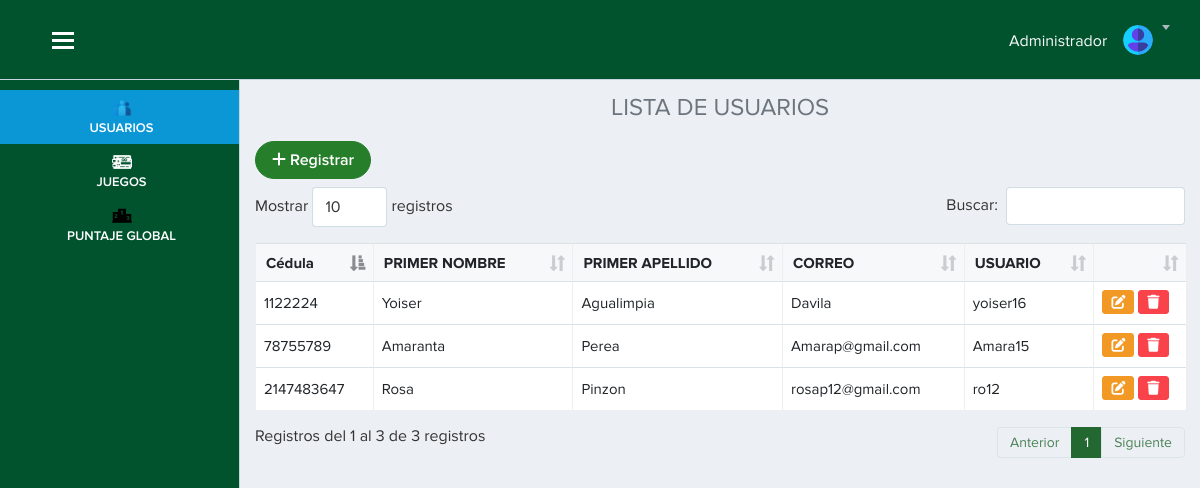
/vista/usuario.php (signed in), run on the app's committed database.
### tables this page shows
CREATE TABLE IF NOT EXISTS `usuario` (
  `cedula` int(11) NOT NULL,
  `nombre1` varchar(100) DEFAULT NULL,
  `apellido1` varchar(100) DEFAULT NULL,
  `correo` varchar(100) DEFAULT NULL,
  `usuario` varchar(100) NOT NULL,
  `password` varchar(255) NOT NULL,
  `estado` tinyint(1) DEFAULT NULL,
  KEY `FK_usuario_cliente` (`cedula`)
);

### vista/usuario.php (the view, shortened to what this page needs)
<?php require('./layout/topbar.php'); ?>
<?php require('./layout/sidebar.php'); ?>
<div class="page-content">
   <h4 class="text-center text-secondary">LISTA DE USUARIOS</h4>
    <?php
    include "../controlador/controlador_eliminar_usuario.php";
    $sql = $conexion->query("SELECT * FROM usuario");
    ?>
    <a href="registro_usuario.php" class="btn btn-primary btn-rounded mb-2"><i class="fa-solid fa-plus"></i>&nbsp;Registrar</a>
    <table class="table table-bordered table-hover col-12" id="example">
      <thead>
          <tr>
            <th scope="col">Cédula</th>
            <th scope="col">PRIMER NOMBRE</th>
            <th scope="col">PRIMER APELLIDO</th>
            <th scope="col">CORREO</th>
            <th scope="col">USUARIO</th>
            <th></th>
          </tr>
      </thead>
      <tbody>
        <?php while($datos = $sql->fetch_object()) {
            $clase = $datos->estado == 0 ? 'inactivo' : '';
        ?>
           <tr class="<?= $clase ?>">
              <td><?= $datos->cedula ?></td>
              <td><?= $datos->nombre1 ?></td>
              <td><?= $datos->apellido1 ?></td>
              <td><?= $datos->correo ?></td>
              <td><?= $datos->usuario ?></td>
              <td>
                <a href="" data-toggle="modal" data-target="#exampleModal<?= $datos->cedula ?>" class="btn btn-warning btn-sm"><i class="fa-solid fa-pen-to-square"></i></a>
                <a href="usuario.php?cedula=<?=$datos->cedula ?>" onclick="advertencia(event)" class="btn btn-danger btn-sm"><i class="fa-solid fa-trash"></i></a>
              </td>
           </tr>
        <?php } ?>
      </tbody>
    </table>
</div>
<?php require('./layout/footer.php'); ?>

### vista/layout/topbar.php (shortened to what this page needs)
<!doctype html>
<html lang="es">
<head>
    <head lang="es">
        <link href="../public/app/publico/css/lib/font-awesome/font-awesome.min.css" rel="stylesheet">
        <link href="../public/bootstrap5/css/bootstrap.min.css" rel="stylesheet">
        <link rel="stylesheet" href="../public/app/publico/css/lib/lobipanel/lobipanel.min.css">
        <link rel="stylesheet" href="../public/app/publico/css/separate/vendor/lobipanel.min.css">
        <link rel="stylesheet" href="../public/app/publico/css/lib/jqueryui/jquery-ui.min.css">
        <link rel="stylesheet" href="../public/app/publico/css/separate/pages/widgets.min.css">
        <link rel="stylesheet" href="../public/fontawesome/css/all.min.css">
        <link rel="stylesheet" href="../public/fontawesome/css/fontawesome.min.css">
        <link rel="stylesheet" href="../public/app/publico/css/lib/datatables-net/datatables.min.css">
        <link rel="stylesheet" href="../public/app/publico/css/separate/vendor/datatables-net.min.css">
        <link href="../public/app/publico/css/lib/bootstrap/bootstrap.min.css" rel="stylesheet">
        <link href="../public/app/publico/css/main.css" rel="stylesheet">
        <link href="../public/app/publico/css/mis_estilos/estilos.css" rel="stylesheet">
        <link rel="stylesheet" type="text/css" href="../public/app/publico/css/lib/jquery-flex-label/jquery.flex.label.css">
        <link href="../public/principal/css/estilos.css" rel="stylesheet">
        <link href="../public/pnotify/css/pnotify.css" rel="stylesheet" />
        <link href="../public/pnotify/css/pnotify.buttons.css" rel="stylesheet" />
        <link href="../public/pnotify/css/custom.min.css" rel="stylesheet" />
    </head>
</head>
<body class="with-side-menu">
    <div id="app">
        <header class="site-header">
            <div class="container-fluid" style="padding-left: 40px;">
                <button id="show-hide-sidebar-toggle" class="show-hide-sidebar">
                    <span>toggle menu</span>
                </button>
                <div class="site-header-content">
                    <div class="site-header-content-in">
                        <div class="site-header-shown">
                            <div class="dropdown dropdown-notification">
                                <h6 class="text-light mt-2">
                                    Administrador
                                </h6>
                            </div>
                            <div class="dropdown user-menu">
                                <button class="dropdown-toggle" id="dd-user-menu" type="button" data-toggle="dropdown" aria-haspopup="true" aria-expanded="false">
                                    <img src="../public/app/publico/img/user.svg" alt="">
                                </button>
                            </div>
                        </div>
                    </div>
                </div>
            </div>
        </header>

### vista/layout/sidebar.php
<nav class="side-menu">
    <ul class="side-menu-list p-0">
        <li class="red">
            <a href="usuario.php" class="activo">
                <img src="../public/img-inicio/icons8-usuarios-48.png" class="img-inicio" alt="">
                <span class="lbl">USUARIOS</span>
            </a>
        </li>
        <li class="red">
            <a href="\PLANTILLA-PHP\juego.php" class="activo">
                <img src="../public/img-inicio/arduino.png" class="img-inicio" alt="">
                <span class="lbl">JUEGOS</span>
            </a>
        </li>
        <li class="red">
            <a href="\PLANTILLA-PHP\puntaje_global.php" class="activo">
                <img src="../public/img-inicio/ranking.png" class="img-inicio" alt="">
                <span class="lbl">PUNTAJE GLOBAL</span>
            </a>
        </li>
    </ul>
</nav>

### vista/layout/footer.php (shortened to what this page needs)
</body>
</html>

### vista/usuario.php (style rules this page uses)
ul li:nth-child(1) .activo { background: rgb(11, 150, 214) !important; }

### vista/layout/topbar.php (style rules this page uses)
.page-content { margin-top: 70px; }

### data on the page
usuario: cedula "1122224", nombre1 "Yoiser", apellido1 "Agualimpia", correo "Davila", usuario "yoiser16"
usuario: cedula "78755789", nombre1 "Amaranta", apellido1 "Perea", correo "Amarap@gmail.com", usuario "Amara15"
usuario: cedula "2147483647", nombre1 "Rosa", apellido1 "Pinzon", correo "rosap12@gmail.com", usuario "ro12"
